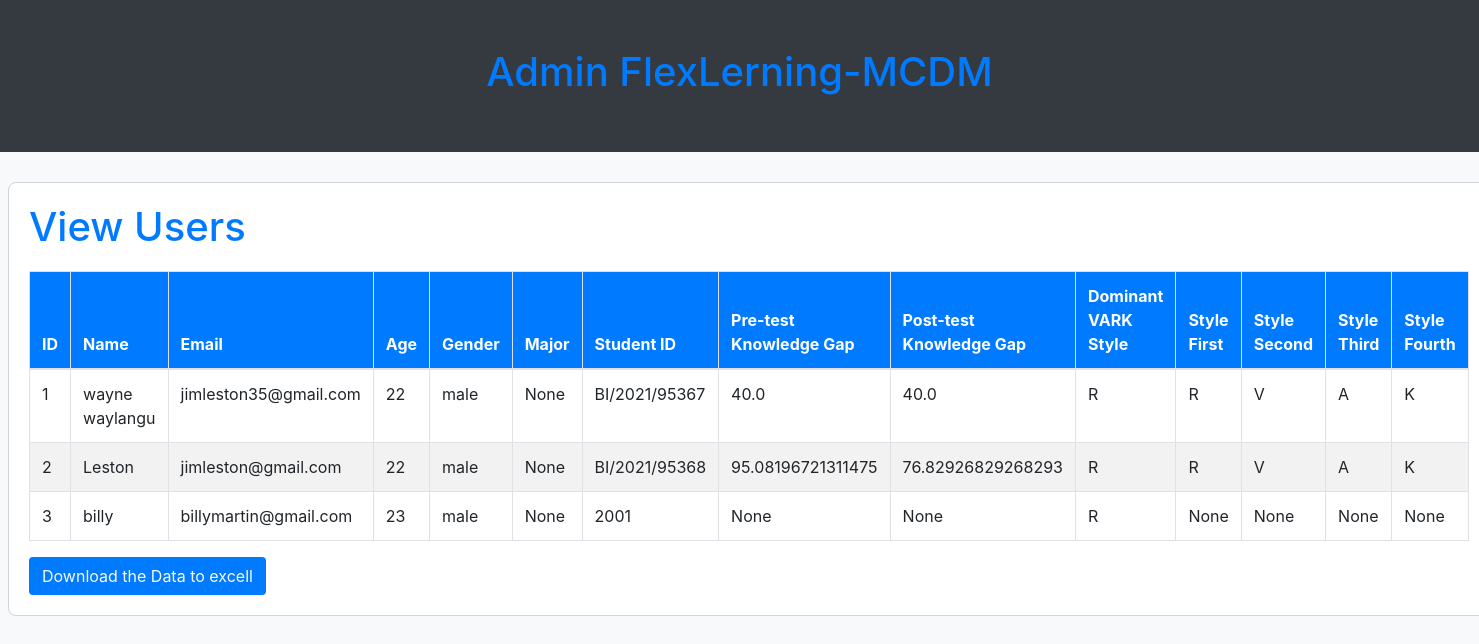
Screenshot of /view_users with the database file from the repository.
### app.py (models this page shows, shortened)
class User(UserMixin, db.Model):
    id = db.Column(db.Integer, primary_key=True)
    name = db.Column(db.String(100), nullable=False)
    email = db.Column(db.String(120), unique=True, nullable=False)
    age = db.Column(db.Integer)
    gender = db.Column(db.String(10))
    major = db.Column(db.String(100))
    student_id = db.Column(db.String(20), unique=True, nullable=False)
    password = db.Column(db.String(60), nullable=False)
    pre_test_knowledge_gap = db.Column(db.Float, nullable=True)
    post_test_knowledge_gap = db.Column(db.Float, nullable=True)
    dominant_vark_style = db.Column(db.String(10), nullable=True)
    style_first = db.Column(db.String(10), nullable=True)
    style_second = db.Column(db.String(10), nullable=True)
    style_third = db.Column(db.String(10), nullable=True)
    style_fourth = db.Column(db.String(10), nullable=True)
    pre_test_duration = db.Column(db.String(10), nullable=True)

### app.py (the view)
@app.route('/view_users')
def view_users():
    users = User.query.all()
    return render_template('view_users.html', users=users)

### templates/view_users.html (shortened to what this page needs)
<!DOCTYPE html>
<html lang="en">
<head>
    <link rel="stylesheet" href="https://stackpath.bootstrapcdn.com/bootstrap/4.3.1/css/bootstrap.min.css">
</head>
<body>
    <nav class="nav-tab bg-dark py-5">
        <h1 class="text-center">Admin FlexLerning-MCDM</h1>
    </nav>
    <div class="container-fluid mx-2">
        <h1>View Users</h1>
        <table class="table table-bordered">
            <thead>
                <tr>
                    <th>ID</th>
                    <th>Name</th>
                    <th>Email</th>
                    <th>Age</th>
                    <th>Gender</th>
                    <th>Major</th>
                    <th>Student ID</th>
                    <th>Pre-test Knowledge Gap</th>
                    <th>Post-test Knowledge Gap</th>
                    <th>Dominant VARK Style</th>
                    <th>Style First</th>
                    <th>Style Second</th>
                    <th>Style Third</th>
                    <th>Style Fourth</th>
                </tr>
            </thead>
            <tbody>
                {% for user in users %}
                    <tr>
                        <td>{{ user.id }}</td>
                        <td>{{ user.name }}</td>
                        <td>{{ user.email }}</td>
                        <td>{{ user.age }}</td>
                        <td>{{ user.gender }}</td>
                        <td>{{ user.major }}</td>
                        <td>{{ user.student_id }}</td>
                        <td>{{ user.pre_test_knowledge_gap }}</td>
                        <td>{{ user.post_test_knowledge_gap }}</td>
                        <td>{{ user.dominant_vark_style }}</td>
                        <td>{{ user.style_first }}</td>
                        <td>{{ user.style_second }}</td>
                        <td>{{ user.style_third }}</td>
                        <td>{{ user.style_fourth }}</td>
                    </tr>
                {% endfor %}
            </tbody>
        </table>
        <a href="{{url_for('download_excel')}}" class="btn bg-primary text-light">Download the Data to excell</a>
    </div>
</body>
</html>

### templates/view_users.html (style rules this page uses)
body { background-color: #f8f9fa; color: #495057; }
.container-fluid { background-color: #ffffff; border: 1px solid #ced4da; border-radius: 8px; padding: 20px; margin-top: 30px; }
h1 { color: #007bff; }
table { width: 100%; margin-top: 20px; border-collapse: collapse; background-color: #ffffff; }
th, td { padding: 12px; text-align: left; border-bottom: 1px solid #ced4da; }
th { background-color: #007bff; color: #ffffff; }
tr:nth-child(even) { background-color: #f2f2f2; }

### rows the page displays
User: id "1", name "wayne waylangu", email "jimleston35@gmail.com", age "22", gender "male", major "None", student_id "BI/2021/95367", pre_test_knowledge_gap "40.0", post_test_knowledge_gap "40.0", dominant_vark_style "R", style_first "R", style_second "V", style_third "A", style_fourth "K"
User: id "2", name "Leston", email "jimleston@gmail.com", age "22", gender "male", major "None", student_id "BI/2021/95368", pre_test_knowledge_gap "95.08196721311475", post_test_knowledge_gap "76.82926829268293", dominant_vark_style "R", style_first "R", style_second "V", style_third "A", style_fourth "K"
User: id "3", name "billy", email "billymartin@gmail.com", age "23", gender "male", major "None", student_id "2001", pre_test_knowledge_gap "None", post_test_knowledge_gap "None", dominant_vark_style "R", style_first "None", style_second "None", style_third "None", style_fourth "None"
